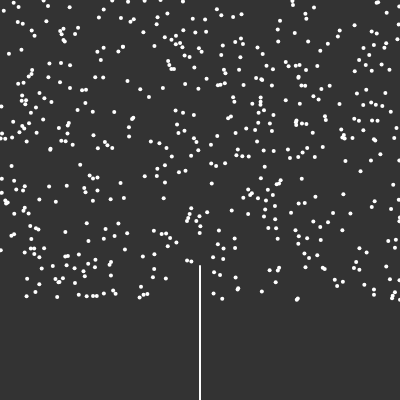
Frame 1 (no input)
Frame 60 (no input): identical to frame 1, image omitted
Frame 120 (the mouse pressed at the canvas centre since frame 60): identical to frame 1, image omitted

The p5.js sketch that drew this single still picture (run headless with seeded random() and noise() and a simulated clock; from frame 60 on, the mouse is pressed at the canvas centre):

// p5.js sketch
// ── sketch.js
var tree;
var max_dist = 10;
var min_dist = 10;

function setup() {
  createCanvas(400, 400);
  tree = new Tree();
}

function draw() {
  background(51);
  tree.show();
//   tree.grow();
}

// ── branch.js
function Branch(parent,pos,dir) 
{
    //every branch has parent n position
    this.pos = pos;
    this.parent = parent;
    this.dir = dir;

    this.next = function()
    {
        var nextPos = p5.Vector.add(this.pos , this.dir);
        //keeping original dir with copy()
        var nextBranch = new Branch(this, nextPos, this.dir.copy());
        return nextBranch;
    }

    this.show = function() {
        if (parent != null) {
          stroke(255);
          strokeWeight(2);
          line(this.pos.x, this.pos.y, this.parent.pos.x, this.parent.pos.y);
        }
    
      }
}
// ── leaf.js
function Leaf() 
{
    
    this.pos = createVector(random(width), random(height-100));
    this.reached = false;
    
    this.show = function()
    {
        fill(255);
        noStroke();
        ellipse(this.pos.x, this.pos.y, 4, 4);
    }
}
// ── tree.js
class Tree {
    constructor() {
        this.leaves = [];
        this.branches = [];

        for (let i = 0; i < 500; i++) {//less than 200 leaves
            this.leaves.push(new Leaf());
        }

        //new branch from parent, we have 
        let pos = createVector(width / 2, height );
        let dir = createVector(0, -1);
        let root = new Branch(null, pos, dir);

        this.branches.push(root);

        let current = root;
        let found = false;

        while (!found) {
            for (let i = 0; i < this.leaves.length; i++) {
                //chcking distance from root n leave position
                let d = p5.Vector.dist(current.pos, this.leaves[i].pos);
                if (d < max_dist) {
                    //distance is close can continue
                    found = true;
                }
            }

            if (!found) {
                //make new branch using root branch
                let branch = current.next();
                current = branch;
                this.branches.push(current);
            }
        }
    }

    //branch -> new branch starts at previous branch end
    //form angles -> towards leaves

    show() {
        for (let i = 0; i < this.leaves.length; i++) {
            this.leaves[i].show();
        }
        for (var i = 0; i < this.branches.length; i++)
        {
            this.branches[i].show();
        }
    }
}
